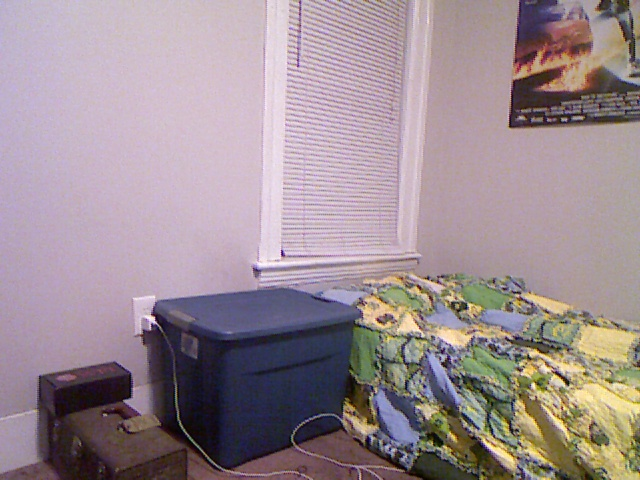
#> input picture RGBImg1_Working.jpg, 640 x 480 px
$ python StitchDepthImg.py
#> lines starting #> are read from the running program, lines starting #| are printed output that depends on the picture
import cv2
import numpy as np


def main():
    # Open first image and scale down so it can be shown with imshow
    img1 = cv2.imread('RGBImg1_Working.jpg', cv2.IMREAD_GRAYSCALE)
#> img1: shape (480, 640); min 0, max 255, mean 146.3
    img1_d = cv2.imread('depthImg1_Working.tiff', cv2.IMREAD_GRAYSCALE)
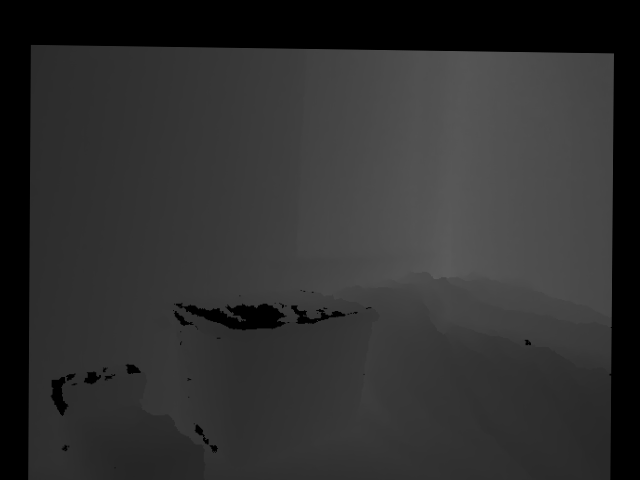
#> input picture depthImg1_Working.tiff, 640 x 480 px
#> img1_d is the input picture: shape (480, 640); min 0, max 91, mean 47.7

    # img1 = (img1/256).astype('uint8')

    # Open second image and scale down so it can be shown with imshow
    img2 = cv2.imread('RGBImg2_Working.jpg', cv2.IMREAD_GRAYSCALE)
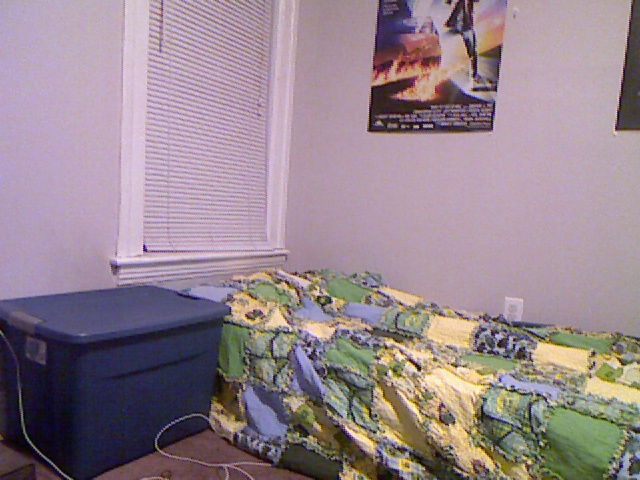
#> input picture RGBImg2_Working.jpg, 640 x 480 px
#> img2: shape (480, 640); min 0, max 253, mean 139.4
    img2_d = cv2.imread('depthImg2_Working.tiff', cv2.IMREAD_GRAYSCALE)
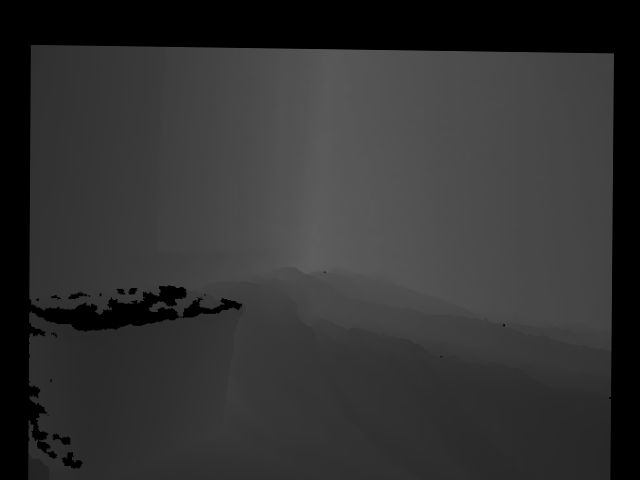
#> input picture depthImg2_Working.tiff, 640 x 480 px
#> img2_d is the input picture: shape (480, 640); min 0, max 93, mean 50.2


    # [7 lines of commented-out code are left out]

    stitchedImg, depthStitched, allowance = stitchDepthimages(img2,img1,img2_d, img1_d, minMatches=20)


    # Show the stitched img
    cv2.imshow("RGB Img1", img1)
    cv2.imshow("RGB Img2", img2)
    cv2.imshow("Depth Img1", img1_d)
    cv2.imshow("Depth Img2", img2_d)

    cv2.imshow("img", stitchedImg)
    cv2.imshow("depthStitchedimg", depthStitched)
    cv2.waitKey(0)

    # Save the stitched img
    cv2.imwrite("stitchedImg.jpg", stitchedImg)

    return

# Trims any black pixels from around an image
# [17 lines left out: function trimBorder, not called in this run]


def trim(frame):
    if not np.sum(frame[0]):
        return trim(frame[1:])
    if not np.sum(frame[-1]):
        return trim(frame[:-2])
    if not np.sum(frame[:,0]):
        return trim(frame[:,1:])
    if not np.sum(frame[:,-1]):
        return trim(frame[:,:-2])
    return frame


# Need to put right hand/lower image as left input to function
# [80 lines left out: function stitch2images, not called in this run]


# Need to put right hand/lower image as left input to function
def stitchDepthimages(img1_raw, img2_raw, img1_depth, img2_depth, minMatches = 2):
    # img1_gray = cv2.cvtColor(img1_raw,cv2.COLOR_BGR2GRAY)
    # img2_gray = cv2.cvtColor(img2_raw,cv2.COLOR_BGR2GRAY)

#> called with minMatches = 20
    img1_gray = img1_raw
    img2_gray = img2_raw

    # Create SIFT Detector
    sift = cv2.xfeatures2d.SIFT_create()

    # find key points and descriptors using SIFT
    kp1, des1 = sift.detectAndCompute(img1_gray,None)
#> kp1 = 2762 keypoints; strongest (x, y, size): (419, 368, 3.5), (145, 250, 3.1), (417, 126, 2.5), (411, 361, 3.2)
    kp2, des2 = sift.detectAndCompute(img2_gray,None)
#> kp2 = 2399 keypoints; strongest (x, y, size): (567, 382, 3.9), (282, 254, 2.9), (152, 319, 4.6), (282, 252, 2.1)

    # Create Brute force matcher
    matcher = cv2.BFMatcher()
    matches = matcher.knnMatch(des1,des2,k=2)
#> matches = 2762 matches


    # Create list of matches between two pictures that are good matches with lowest variation in distances
    foundGoodMatches = False
    allowance = 0.03

    while(not foundGoodMatches):
        goodMatches = []
        for m,n in matches:
            if m.distance < allowance*n.distance:
                goodMatches.append(m)

        # If a sufficient number of matches has been found, use those. Otherwise, increase the allowance in variation
        if(len(goodMatches) < minMatches):
            allowance = allowance + 0.03
            print(allowance)
        else:
            foundGoodMatches = True
            print("Final Variation Allowance: " + str(allowance))

    # Set the color of the lines/circles to be drawn
    draw_params = dict(matchColor=(255,0,255),
                        singlePointColor=None,
                        flags=2)

    # [5 lines of commented-out code are left out]

    goodMatchesImage = cv2.drawMatches(img1_raw,kp1,img2_raw,kp2,goodMatches,None,**draw_params)
    goodMatchesDepth = cv2.drawMatches(img1_depth,kp1,img2_depth,kp2,goodMatches,None,**draw_params)
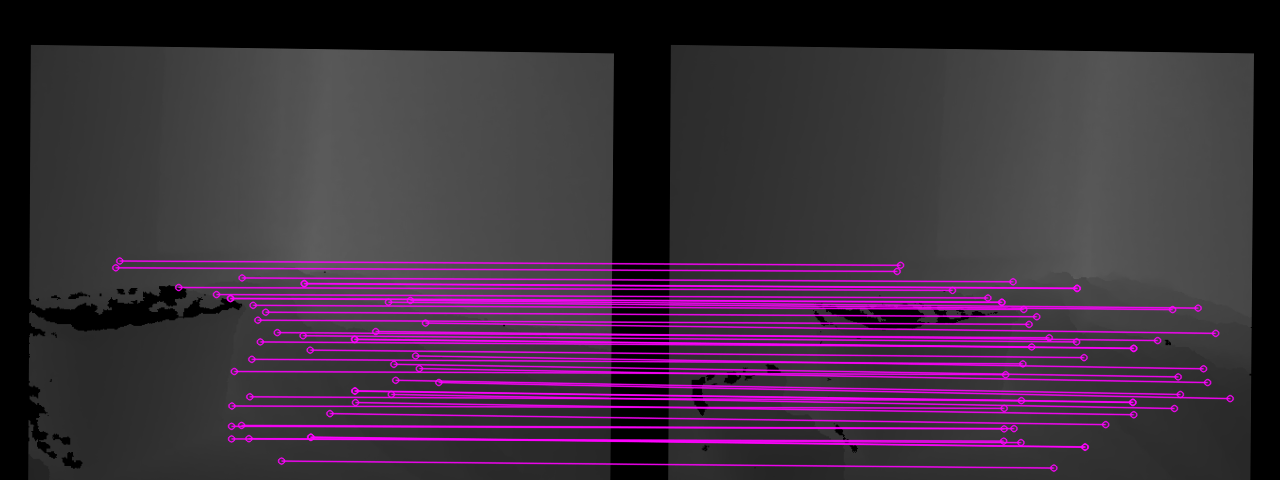
#> goodMatchesDepth: shape (480, 1280, 3); mean of channels 0, 1, 2 62.6, 45.6, 62.6; drawn as B, G, R

    cv2.waitKey(0)

    src_pts = []
    dst_pts = []
    for m in goodMatches:
        src_pts.append(kp1[m.queryIdx].pt)
        dst_pts.append(kp2[m.trainIdx].pt)
#> after the loop, dst_pts = 43 pairs, first value 256.6 to 589.7, second value 264.8 to 467.6; src_pts = 43 pairs, first value 115.3 to 438.3, second value 260.5 to 460.6

    src_pts = np.float32(src_pts).reshape(-1,1,2)
#> src_pts = 43 rows, first 8: [115.3, 267.3], [119.2, 260.5], [178.2, 287], [216, 294], [230, 298], [230, 298], [231, 425.8], [231.1, 438.5]
    dst_pts = np.float32(dst_pts).reshape(-1,1,2)
#> dst_pts = 43 rows, first 8: [256.6, 270.9], [260, 264.8], [312, 289.8], [347.4, 297.5], [361.3, 301.8], [361.3, 301.8], [363.6, 428.4], [363.2, 440.6]

    # Find Homography using Least Squares method
    M, mask = cv2.findHomography(src_pts, dst_pts, 0, 5.0)
#> M = [[0.706, 0.0175, 157.7], [-0.132, 0.904, 32.27], [-0.000487, 3.77e-05, 1]]; mask = 43 values from 1 to 1

    # Get height and width of original image
    h,w = img1_gray.shape
#> h = 480; w = 640

    # define the corner points of the image to place over the other image
    pts = np.float32([ [0,0],[0,h-1],[w-1,h-1],[w-1,0] ]).reshape(-1,1,2)
#> pts = [[0, 0], [0, 479], [639, 479], [639, 0]]

    # Transform the image using the homography
    dst = cv2.warpPerspective(img1_raw,M,(img2_raw.shape[1] + img1_raw.shape[1], img2_raw.shape[0]))
    dst[0:img2_raw.shape[0],0:img2_raw.shape[1]] = img2_raw
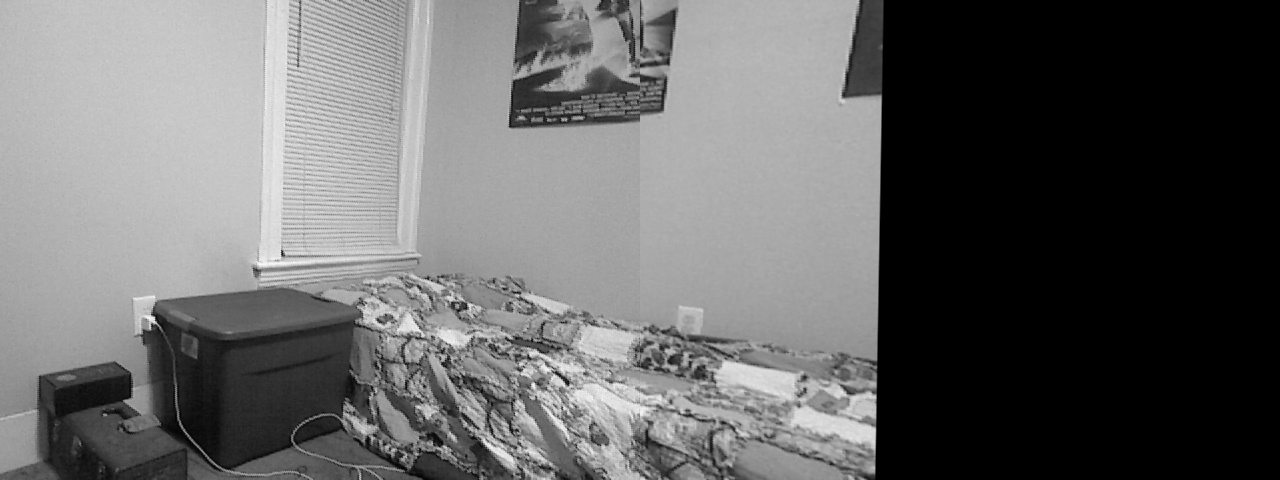
#> dst: shape (480, 1280); min 0, max 255, mean 102.6

    # Transform depth image using homography
    dst2 = cv2.warpPerspective(img1_depth,M,(img2_depth.shape[1] + img1_depth.shape[1], img2_depth.shape[0]))

    # Typically around 30 pixels of black borders on the right side of the original depth image, so clip that off when combining the images.
    dst2[0:img2_depth.shape[0],0:img2_depth.shape[1] - 30] = img2_depth[0:img2_depth.shape[0], 0:img2_depth.shape[1] - 30]
#> in trim (call 38), `return trim(frame[:,:-2])`:
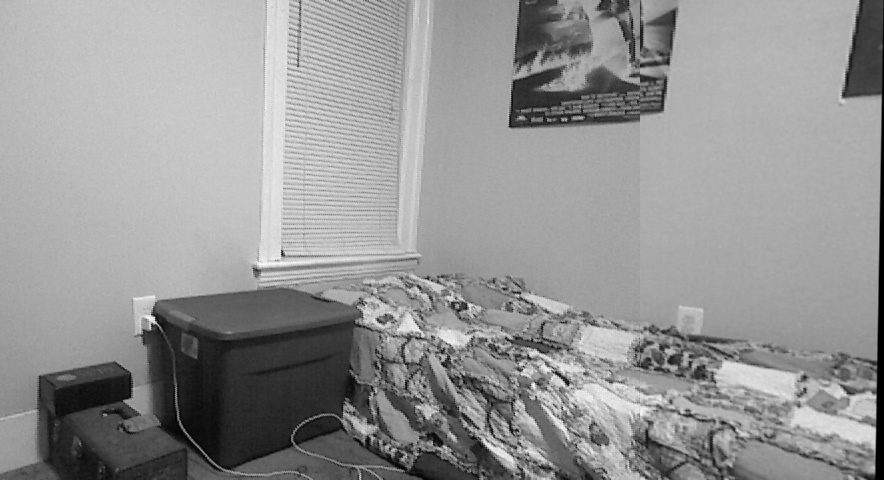
#> returned value: shape (480, 884); min 0, max 255, mean 148.6

    stitchedImg = trim(dst)
    stitchedDepth = trim(dst2)
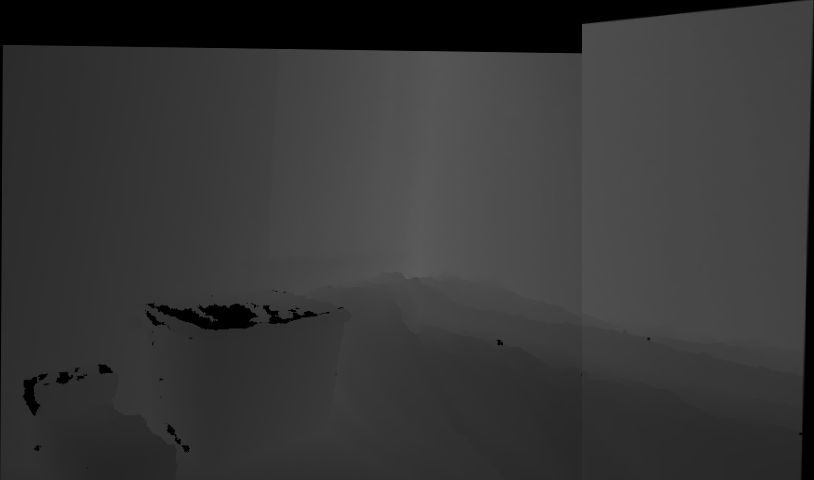
#> stitchedDepth: shape (480, 814); min 0, max 91, mean 54.9

    return stitchedImg, stitchedDepth, allowance


# [13 lines left out: function calcHomography, not called in this run]


if __name__ == "__main__":
    main()
#> in main, `stitchedImg, depthStitched, allowance = stitchDepthimages(img2,img1,im..`: allowance = 0.24


# [40 lines of commented-out code are left out]
